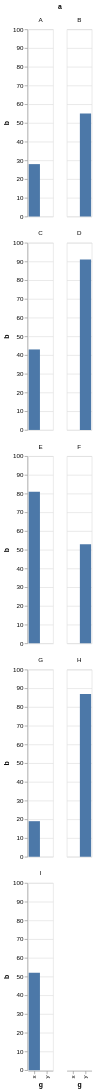

Vega-Lite specification for this chart:
### Vega-Lite specification from a JSON file in a GitHub repository (floating-point values rounded to 4 significant figures)
{"data": {"values": [{"a": "A", "b": 28, "c": 5, "g": "x"}, {"a": "B", "b": 55, "c": 9, "g": "y"}, {"a": "C", "b": 43, "c": 2, "g": "x"}, {"a": "D", "b": 91, "c": 7, "g": "y"}, {"a": "E", "b": 81, "c": 4, "g": "x"}, {"a": "F", "b": 53, "c": 6, "g": "y"}, {"a": "G", "b": 19, "c": 8, "g": "x"}, {"a": "H", "b": 87, "c": 1, "g": "y"}, {"a": "I", "b": 52, "c": 3, "g": "x"}]}, "mark": "bar", "columns": 2, "encoding": {"x": {"field": "g", "type": "nominal"}, "y": {"field": "b", "type": "quantitative"}, "facet": {"field": "a", "type": "nominal"}}}
